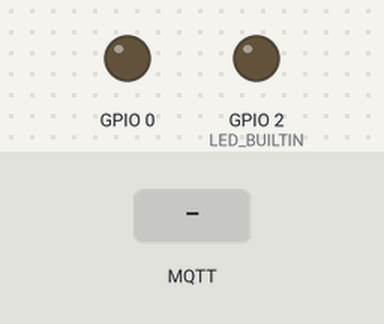
The sketch below on a simulated ESP8266 (NodeMCU). Shown: output pins drawn as LEDs (lit = HIGH, except the on-board LED, lit = LOW). Inputs (shaded band) come from the test bench. WiFi joins after 1.5 s; servers stay silent unless stated; random numbers use the default seed unless the sketch sets one; no MQTT or app messages arrive unless stated; what the sketch prints to the serial monitor is not drawn.

Above: at 2.7 s.
2.8 s: MQTT message "1" arrives on the first subscribed topic
At 3.2 s:
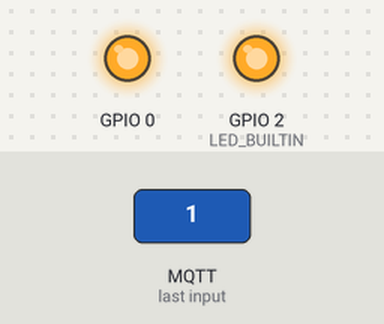
4.3 s: MQTT message "1" arrives on the second subscribed topic
At 5.5 s:
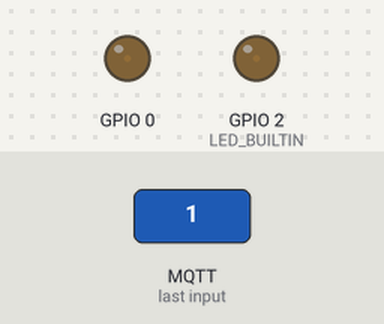
5.8 s: MQTT message "0" arrives on the first subscribed topic
At 6.7 s:
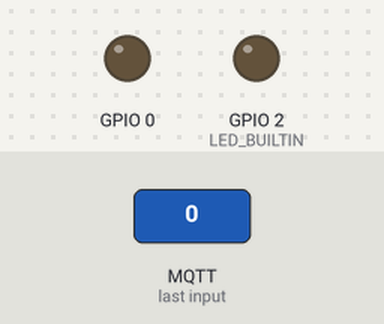
Timing chart, 0 to 8.8 s (numbered marks = the images above; inputs shaded):
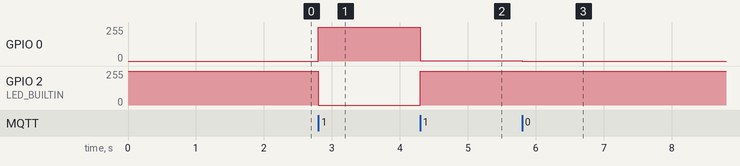

Measured:
- after the input at 2.8 s, GPIO 0: 0/255 → 255/255 at once; GPIO 2 (LED_BUILTIN): 255/255 → 0/255 at once
- after the input at 4.3 s, GPIO 0: 255/255 → 1/255 at once; GPIO 2 (LED_BUILTIN): 0/255 → 254/255 at once
- after the input at 5.8 s, GPIO 0: 1/255 → 0/255 at once; GPIO 2 (LED_BUILTIN): 254/255 → 255/255 at once

The sketch:

lightboxy.ino
```cpp
#include <ESP8266WiFi.h>
#include "PubSubClient.h"

const char *ssid = "YOUR_WIFI_SSID";
const char *password = "YOUR_WIFI_PASSWORD";
const char *mqtt_server = "YOUR_MQTT_SERVER";
const char *mqtt_name = "YOUR_MQTT_SERVER_NAME";
const char *mqtt_password = "YOUR_MQTT_SERVER_PASSWORD";

WiFiClient espClient;
PubSubClient client(espClient);
unsigned long lastMsg = 0;
#define MSG_BUFFER_SIZE (50)
char msg_power[MSG_BUFFER_SIZE];
char msg_brightness[MSG_BUFFER_SIZE];
int power = 0;
int brightness = 255;

void setup_wifi()
{

  delay(10);
  Serial.println();
  Serial.print("Connecting to ");
  Serial.println(ssid);

  WiFi.mode(WIFI_STA);
  WiFi.begin(ssid, password);

  while (WiFi.status() != WL_CONNECTED)
  {
    delay(500);
    Serial.print(".");
  }

  randomSeed(micros());

  Serial.println("");
  Serial.println("WiFi connected");
  Serial.println("IP address: ");
  Serial.println(WiFi.localIP());
}

void callback(char *topic, byte *payload, unsigned int length)
{
  Serial.print("Message arrived [");
  Serial.print(topic);
  Serial.print("] ");
  for (int i = 0; i < length; i++)
  {
    Serial.print((char)payload[i]);
  }
  Serial.println();
  if (strcmp(topic, "lightboxy/switch/inTopic") == 0)
  {
    // Power
    power = atoi((char *)payload);
    Serial.print("Power: ");
    if (power == 1)
    {
      analogWrite(0, brightness);
      analogWrite(LED_BUILTIN, 255 - brightness);
      Serial.print("1 (ON)");
    }
    else
    {
      digitalWrite(0, LOW);
      digitalWrite(LED_BUILTIN, HIGH);
      power = 0;
      Serial.print("0 (OFF)");
    }
    Serial.println();
    snprintf(msg_power, MSG_BUFFER_SIZE, "%ld", power);
  }
  else if (strcmp(topic, "lightboxy/brightness/inTopic") == 0)
  {
    // Brightness
    // Convert payload to number
    if (length >= 128)
    {
      return;
    }
    char buffer[129];
    memcpy(buffer, payload, length);
    buffer[length] = '\0';
    char *endptr = nullptr;
    long num = strtol(buffer, &endptr, 10);
    if (*endptr != '\0')
    {
      return;
    }
    // Check if number is between 0 and 255
    if (num >= 0 && num <= 255)
    {
      brightness = (int)num;
      Serial.print("Brightness: ");
      Serial.print(brightness);
      Serial.print(" (");
      Serial.print(brightness * 100 / 255);
      Serial.print(" %)");
      Serial.println();
    }
    else
    {
      Serial.print("Brightness out of range!");
      Serial.println();
    }

    if (power == 1)
    {
      analogWrite(0, brightness);
      analogWrite(LED_BUILTIN, 255 - brightness);
    }
    snprintf(msg_brightness, MSG_BUFFER_SIZE, "%ld", brightness);
  }
}

void reconnect()
{
  while (!client.connected())
  {
    Serial.print("Attempting MQTT connection...");
    String clientId = "ESP8266Client-";
    clientId += String(random(0xffff), HEX);
    if (client.connect(clientId.c_str(), mqtt_name, mqtt_password))
    {
      Serial.println("connected");
      client.publish("lightboxy/switch/outTopic", "0");
      client.publish("lightboxy/brightness/outTopic", "255");
      client.subscribe("lightboxy/switch/inTopic");
      client.subscribe("lightboxy/brightness/inTopic");
    }
    else
    {
      Serial.print("failed, rc=");
      Serial.print(client.state());
      Serial.println(" try again in 5 seconds");
      delay(5000);
    }
  }
}

void setup()
{
  pinMode(0, OUTPUT);
  pinMode(LED_BUILTIN, OUTPUT);
  digitalWrite(LED_BUILTIN, HIGH);
  Serial.begin(115200);
  setup_wifi();
  client.setServer(mqtt_server, 1883);
  client.setCallback(callback);
}

void loop()
{

  if (!client.connected())
  {
    reconnect();
  }
  client.loop();

  unsigned long now = millis();
  if (now - lastMsg > 2000)
  {
    lastMsg = now;
    client.publish("lightboxy/switch/outTopic", msg_power);
    client.publish("lightboxy/brightness/outTopic", msg_brightness);
  }
}
```
